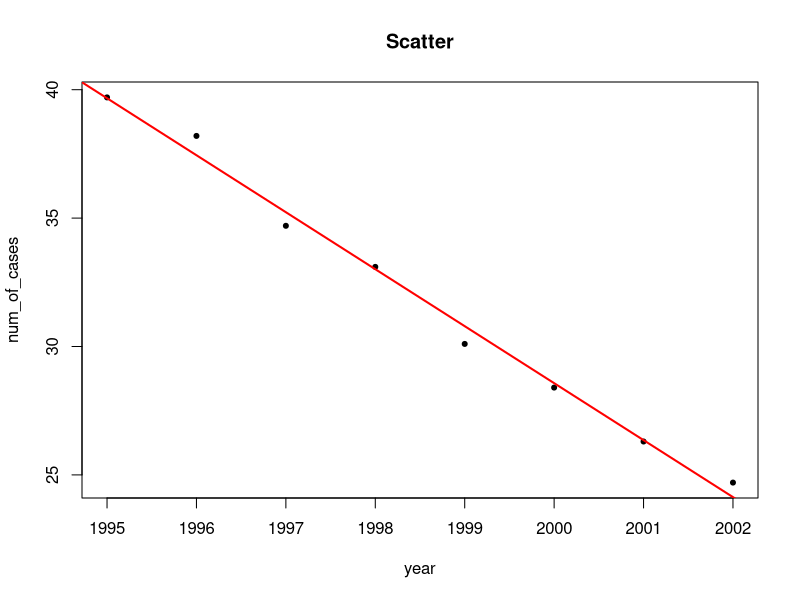
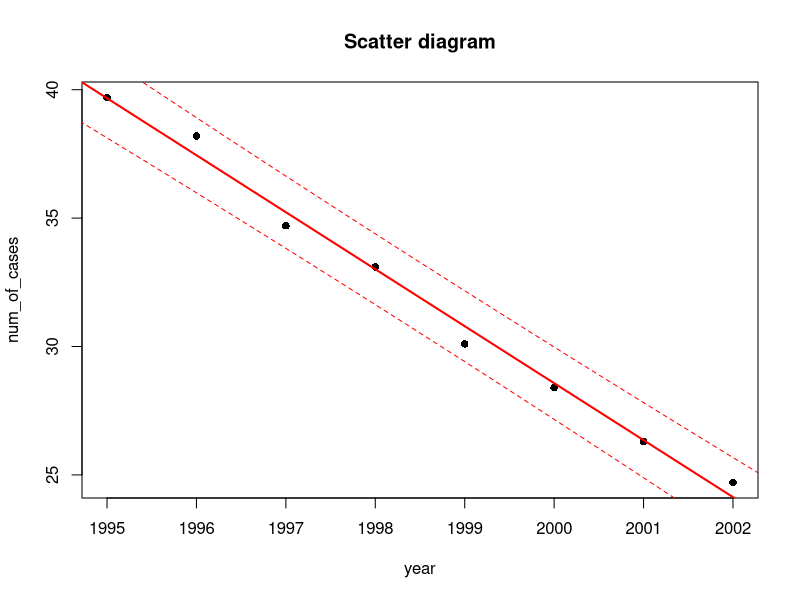

Write R code to recreate these figures, in order.
year <- c(1995, 1996, 1997, 1998, 1999, 2000, 2001, 2002)
num_of_cases <- c(39.7, 38.2, 34.7, 33.1, 30.1, 28.4, 26.3, 24.7)
newdata <- data.frame(year = year, num_of_cases = num_of_cases)
plot(newdata, main = "Scatter", pch = 20)
model <- lm(num_of_cases ~ year, data = newdata)
model
abline(model, col = "red", lwd = 2)
coef(model)
confint(model)
summary(model)
fitted(model)
residuals(model)

temp_year <- data.frame(year = seq(min(newdata$year) - 10, 
                                         max(newdata$year) + 10, 
                                         length = 100))
pred <- predict(model, temp_year, interval = "prediction")
plot(newdata, main = "Scatter diagram", pch = 16)
abline(model, col = "red", lwd = 2)
lines(temp_year$year, pred[, 2], lty = 2, col = "red")
lines(temp_year$year, pred[, 3], lty = 2, col = "red")

new_year <- data.frame(year = c(2003, 2004, 2005, 2006, 2007))
predict(model, new_year, interval = 'prediction')